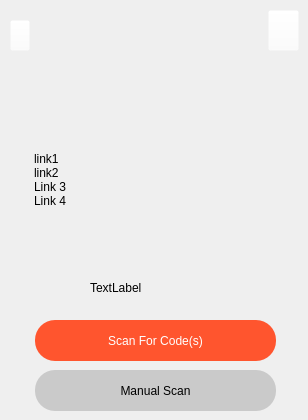
   <widget class="QWidget" name="main_window_">
    <widget class="QPushButton" name="auto3">
     <property name="geometry">
      <rect>
       <x>35</x>
       <y>320</y>
       <width>241</width>
       <height>41</height>
      </rect>
     </property>
     <property name="styleSheet">
      <string notr="true">QPushButton{
background-color: rgb(255, 85, 46);
color: rgb(255, 255, 255);
border-radius: 20px;
font: 63 10pt &quot;Urbanist SemiBold&quot;;
}
QPushButton:hover{
background-color: rgba(255, 85, 46, 150);
}</string>
     </property>
     <property name="text">
      <string>Scan For Code(s)</string>
     </property>
     <property name="iconSize">
      <size>
       <width>24</width>
       <height>24</height>
      </size>
     </property>
    </widget>
    <widget class="QPushButton" name="manual3">
     <property name="geometry">
      <rect>
       <x>35</x>
       <y>370</y>
       <width>241</width>
       <height>41</height>
      </rect>
     </property>
     <property name="styleSheet">
      <string notr="true">QPushButton{
background-color:rgba(0, 0, 0, 40);
color: rgb(0, 0, 0);
border-radius: 20px;
font: 63 10pt &quot;Urbanist SemiBold&quot;;
}
QPushButton:hover{
background-color:rgba(0, 0, 0, 10);
}</string>
     </property>
     <property name="text">
      <string>Manual Scan</string>
     </property>
     <property name="iconSize">
      <size>
       <width>24</width>
       <height>24</height>
      </size>
     </property>
    </widget>
    <widget class="QPushButton" name="pinbtn_2">
     <property name="geometry">
      <rect>
       <x>10</x>
       <y>20</y>
       <width>20</width>
       <height>31</height>
      </rect>
     </property>
     <property name="styleSheet">
      <string notr="true">background-color: rgba(255, 255, 255, 0);</string>
     </property>
     <property name="text">
      <string/>
     </property>
     <property name="icon">
      <iconset resource="framesui.qrc">
       <normaloff>:/assets/keep.png</normaloff>
       <activeon>:/assets/keep_off.png</activeon>:/assets/keep.png</iconset>
     </property>
     <property name="iconSize">
      <size>
       <width>28</width>
       <height>28</height>
      </size>
     </property>
     <property name="checkable">
      <bool>true</bool>
     </property>
     <property name="checked">
      <bool>false</bool>
     </property>
    </widget>
    <widget class="QLabel" name="label_46">
     <property name="geometry">
      <rect>
       <x>80</x>
       <y>0</y>
       <width>151</width>
       <height>161</height>
      </rect>
     </property>
     <property name="styleSheet">
      <string notr="true">font: 81 20pt &quot;Urbanist ExtraBold&quot;;
color: rgba(0, 0, 0, 100);
background-color: rgba(255, 255, 255, 0);</string>
     </property>
     <property name="text">
      <string/>
     </property>
     <property name="pixmap">
      <pixmap>:/assets/Black_and_White_Simple_Business_QR_Code_Square_Sticker-removebg-preview.png</pixmap>
     </property>
     <property name="scaledContents">
      <bool>true</bool>
     </property>
     <property name="alignment">
      <set>Qt::AlignCenter</set>
     </property>
     <property name="wordWrap">
      <bool>true</bool>
     </property>
    </widget>
    <widget class="QListWidget" name="listWidget">
     <property name="geometry">
      <rect>
       <x>30</x>
       <y>151</y>
       <width>256</width>
       <height>141</height>
      </rect>
     </property>
     <property name="layoutDirection">
      <enum>Qt::LeftToRight</enum>
     </property>
     <property name="styleSheet">
      <string notr="true">background-color: transparent;
font: 63 10pt &quot;Urbanist SemiBold&quot;;
selection-background-color: rgb(255, 85, 46);</string>
     </property>
     <property name="resizeMode">
      <enum>QListView::Fixed</enum>
     </property>
     <property name="layoutMode">
      <enum>QListView::SinglePass</enum>
     </property>
     <property name="spacing">
      <number>6</number>
     </property>
     <property name="wordWrap">
      <bool>true</bool>
     </property>
     <item>
      <property name="text">
       <string>link1</string>
      </property>
     </item>
     <item>
      <property name="text">
       <string>link2</string>
      </property>
     </item>
     <item>
      <property name="text">
       <string>Link 3</string>
      </property>
     </item>
     <item>
      <property name="text">
       <string>Link 4</string>
      </property>
     </item>
    </widget>
    <widget class="QPushButton" name="adduser">
     <property name="geometry">
      <rect>
       <x>268</x>
       <y>10</y>
       <width>31</width>
       <height>41</height>
      </rect>
     </property>
     <property name="styleSheet">
      <string notr="true">background-color: rgba(255, 255, 255, 0);</string>
     </property>
     <property name="text">
      <string/>
     </property>
     <property name="icon">
      <iconset resource="framesui.qrc">
       <normaloff>:/assets/add.png</normaloff>:/assets/add.png</iconset>
     </property>
     <property name="iconSize">
      <size>
       <width>28</width>
       <height>28</height>
      </size>
     </property>
     <property name="checkable">
      <bool>false</bool>
     </property>
     <property name="checked">
      <bool>false</bool>
     </property>
    </widget>
    <widget class="QLabel" name="label_5">
     <property name="geometry">
      <rect>
       <x>90</x>
       <y>280</y>
       <width>181</width>
       <height>16</height>
      </rect>
     </property>
     <property name="styleSheet">
      <string notr="true">font: 63 10pt &quot;Urbanist SemiBold&quot;;</string>
     </property>
     <property name="text">
      <string>TextLabel</string>
     </property>
    </widget>
   </widget>
